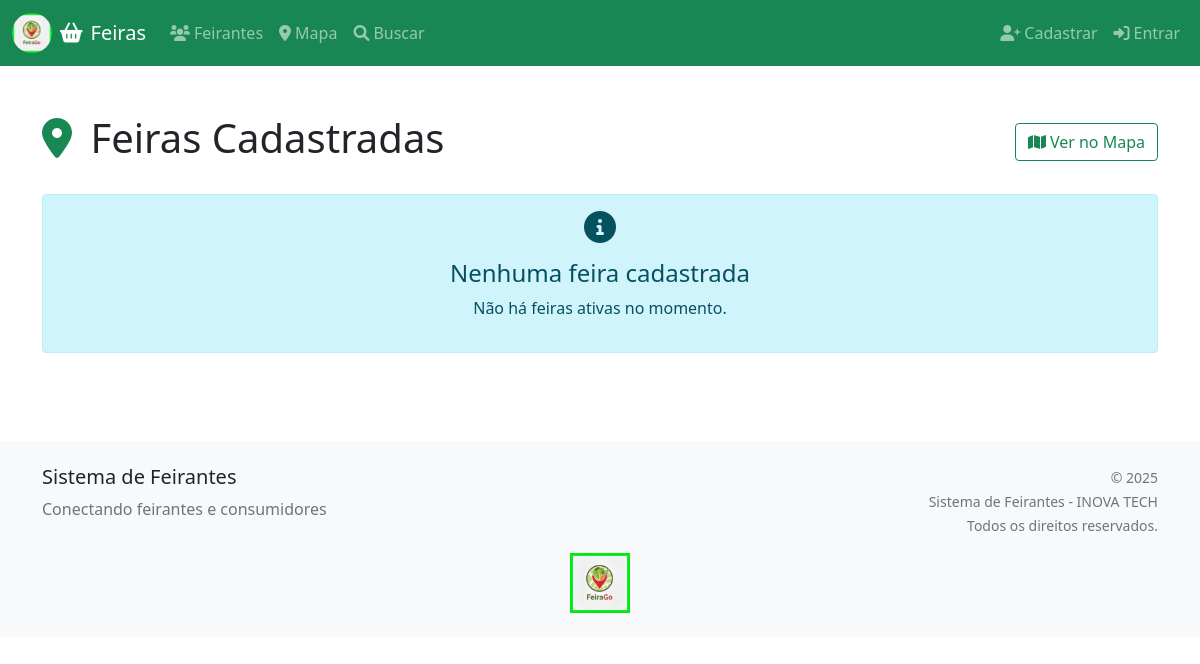
/feirantes/feiras/, run on an earlier commit of the app's database.
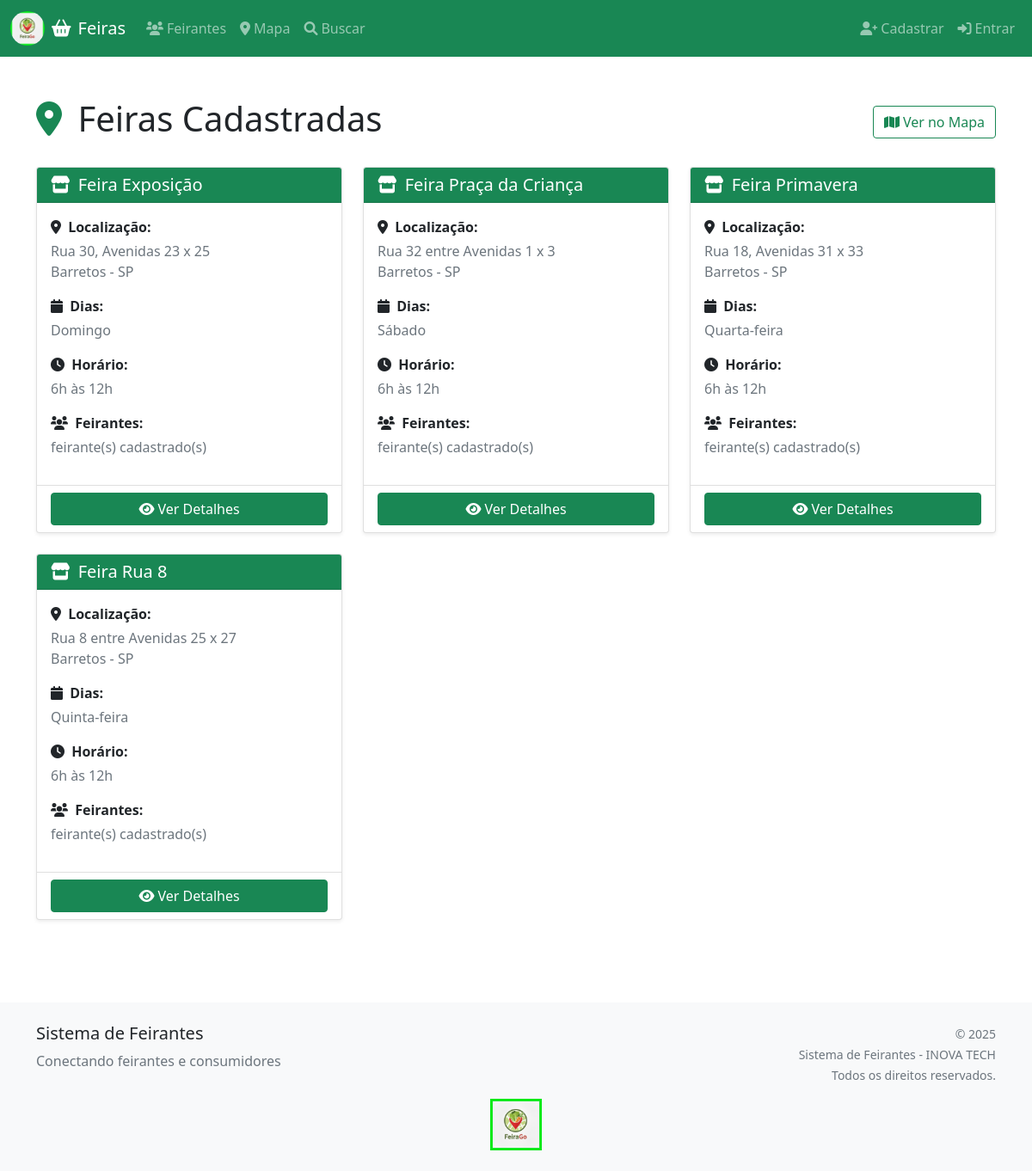
And on a later commit of the database.
### feirantes/models.py (models this page shows, shortened)
class Feira(models.Model):
    DIAS_SEMANA = [
        ('segunda', 'Segunda-feira'),
        ('terca', 'Terça-feira'),
        ('quarta', 'Quarta-feira'),
        ('quinta', 'Quinta-feira'),
        ('sexta', 'Sexta-feira'),
        ('sabado', 'Sábado'),
        ('domingo', 'Domingo'),
        ('segunda_quarta', 'Segunda e Quarta'),
        ('terca_quinta', 'Terça e Quinta'),
        ('segunda_quinta', 'Segunda a Quinta'),
        ('segunda_sexta', 'Segunda a Sexta'),
        ('sabado_domingo', 'Finais de Semana'),
        ('todos_dias', 'Todos os dias'),
    ]
    nome = models.CharField(max_length=200)
    endereco = models.TextField()
    cidade = models.CharField(max_length=100)
    estado = models.CharField(max_length=2)
    cep = models.CharField(max_length=9, blank=True)
    latitude = models.DecimalField(
        max_digits=10, decimal_places=7, blank=True, null=True)
    longitude = models.DecimalField(
        max_digits=10, decimal_places=7, blank=True, null=True)
    dias_funcionamento = models.CharField(
        max_length=20, choices=DIAS_SEMANA, default='sabado')
    horario_funcionamento = models.CharField(
        max_length=100, blank=True, help_text="Ex: 7h às 12h")
    ativa = models.BooleanField(default=True)
    criado_em = models.DateTimeField(auto_now_add=True)
    atualizado_em = models.DateTimeField(auto_now=True)
    class Meta:
        verbose_name = 'Feira'
        verbose_name_plural = 'Feiras'
        ordering = ['nome']
    def get_dias_funcionamento_display(self):
        return dict(self.DIAS_SEMANA).get(self.dias_funcionamento, '')

### feirantes/views.py (the view)
# urls.py: path('feiras/', views.listar_feiras, name='lista_feiras'),
def listar_feiras(request):
    feiras = Feira.objects.filter(ativa=True).prefetch_related(
        'feirantes').order_by('nome')
    return render(request, 'feirantes/lista_feiras.html', {'feiras': feiras})

### feirantes/templates/feirantes/lista_feiras.html (shortened to what this page needs)
{% extends 'feirantes/base.html' %}
{% block content %}
<div class="container mt-4">
    <div class="row">
        <div class="col-12">
            <div class="d-flex justify-content-between align-items-center mb-4">
                <h1>
                    <i class="fas fa-map-marker-alt text-success me-2"></i>
                    Feiras Cadastradas
                </h1>
                <a href="{% url 'feirantes:mapa' %}" class="btn btn-outline-success">
                    <i class="fas fa-map me-1"></i>Ver no Mapa
                </a>
            </div>
        </div>
    </div>
    {% if feiras %}
    <div class="row">
        {% for feira in feiras %}
        <div class="col-md-6 col-lg-4 mb-4">
            <div class="card h-100 shadow-sm">
                <div class="card-header bg-success text-white">
                    <h5 class="card-title mb-0">
                        <i class="fas fa-store me-1"></i>
                        {{ feira.nome }}
                    </h5>
                </div>
                <div class="card-body">
                    <div class="mb-3">
                        <p class="mb-1"><strong><i class="fas fa-map-marker-alt me-1"></i> Localização:</strong></p>
                        <p class="mb-0 text-muted">{{ feira.endereco }}</p>
                        <p class="mb-0 text-muted">{{ feira.cidade }} - {{ feira.estado }}</p>
                    </div>
                    <div class="mb-3">
                        <p class="mb-1"><strong><i class="fas fa-calendar me-1"></i> Dias:</strong></p>
                        <p class="mb-0 text-muted">{{ feira.get_dias_funcionamento_display }}</p>
                    </div>
                    <div class="mb-3">
                        <p class="mb-1"><strong><i class="fas fa-clock me-1"></i> Horário:</strong></p>
                        <p class="mb-0 text-muted">{{ feira.horario_funcionamento }}</p>
                    </div>
                    <div class="mb-3">
                        <p class="mb-1"><strong><i class="fas fa-users me-1"></i> Feirantes:</strong></p>
                        <p class="mb-0 text-muted">{{ feira.feirante_set.count }} feirante(s) cadastrado(s)</p>
                    </div>
                </div>
                <div class="card-footer bg-transparent">
                    <div class="d-grid gap-2">
                        <a href="{% url 'feirantes:detalhe_feira' feira.id %}" class="btn btn-success">
                            <i class="fas fa-eye me-1"></i>Ver Detalhes
                        </a>
                    </div>
                </div>
            </div>
        </div>
        {% endfor %}
    </div>
    {% else %}
    <div class="row">
        <div class="col-12">
            <div class="alert alert-info text-center">
                <i class="fas fa-info-circle fa-2x mb-3"></i>
                <h4>Nenhuma feira cadastrada</h4>
                <p>Não há feiras ativas no momento.</p>
            </div>
        </div>
    </div>
    {% endif %}
</div>
{% endblock %}

What changed in the data, as far as the page shows it:
added Feira: nome "Feira Exposição", endereco "Rua 30, Avenidas 23 x 25", cidade "Barretos", estado "SP", dias_funcionamento "Domingo", horario_funcionamento "6h às 12h"
added Feira: nome "Feira Praça da Criança", endereco "Rua 32 entre Avenidas 1 x 3", cidade "Barretos", estado "SP", dias_funcionamento "Sábado", horario_funcionamento "6h às 12h"
added Feira: nome "Feira Primavera", endereco "Rua 18, Avenidas 31 x 33", cidade "Barretos", estado "SP", dias_funcionamento "Quarta-feira", horario_funcionamento "6h às 12h"
added Feira: nome "Feira Rua 8", endereco "Rua 8 entre Avenidas 25 x 27", cidade "Barretos", estado "SP", dias_funcionamento "Quinta-feira", horario_funcionamento "6h às 12h"
Also different on the page:
text no longer shown: "Nenhuma feira cadastrada Não há feiras ativas no momento."
